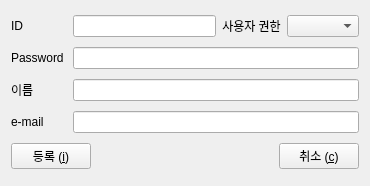
<?xml version="1.0" encoding="UTF-8"?>
<ui version="4.0">
 <class>Form</class>
 <widget class="QWidget" name="Form">
  <property name="geometry">
   <rect>
    <x>0</x>
    <y>0</y>
    <width>370</width>
    <height>186</height>
   </rect>
  </property>
  <property name="windowTitle">
   <string>사용자 등록</string>
  </property>
  <layout class="QGridLayout" name="gridLayout">
   <item row="0" column="0">
    <layout class="QHBoxLayout" name="horizontalLayout_7">
     <item>
      <layout class="QHBoxLayout" name="horizontalLayout_2">
       <item>
        <widget class="QLabel" name="lbl_id">
         <property name="text">
          <string>ID             </string>
         </property>
        </widget>
       </item>
       <item>
        <widget class="QLineEdit" name="le_id"/>
       </item>
      </layout>
     </item>
     <item>
      <layout class="QHBoxLayout" name="horizontalLayout_6">
       <item>
        <widget class="QLabel" name="lbl_combobox">
         <property name="text">
          <string>사용자 권한</string>
         </property>
         <property name="alignment">
          <set>Qt::AlignCenter</set>
         </property>
        </widget>
       </item>
       <item>
        <widget class="QComboBox" name="com_grant"/>
       </item>
      </layout>
     </item>
    </layout>
   </item>
   <item row="1" column="0">
    <layout class="QHBoxLayout" name="horizontalLayout_3">
     <item>
      <widget class="QLabel" name="lbl_pass">
       <property name="text">
        <string>Password </string>
       </property>
      </widget>
     </item>
     <item>
      <widget class="QLineEdit" name="le_pass"/>
     </item>
    </layout>
   </item>
   <item row="2" column="0">
    <layout class="QHBoxLayout" name="horizontalLayout">
     <item>
      <widget class="QLabel" name="lbl_name">
       <property name="text">
        <string>이름          </string>
       </property>
      </widget>
     </item>
     <item>
      <widget class="QLineEdit" name="le_name"/>
     </item>
    </layout>
   </item>
   <item row="3" column="0">
    <layout class="QHBoxLayout" name="horizontalLayout_5">
     <item>
      <widget class="QLabel" name="lbl_email">
       <property name="text">
        <string>e-mail       </string>
       </property>
      </widget>
     </item>
     <item>
      <widget class="QLineEdit" name="le_email"/>
     </item>
    </layout>
   </item>
   <item row="4" column="0">
    <layout class="QHBoxLayout" name="horizontalLayout_4">
     <item>
      <widget class="QPushButton" name="btn_ok">
       <property name="text">
        <string>등록 (&amp;i)</string>
       </property>
      </widget>
     </item>
     <item>
      <spacer name="horizontalSpacer_2">
       <property name="orientation">
        <enum>Qt::Horizontal</enum>
       </property>
       <property name="sizeHint" stdset="0">
        <size>
         <width>40</width>
         <height>20</height>
        </size>
       </property>
      </spacer>
     </item>
     <item>
      <widget class="QPushButton" name="btn_can">
       <property name="text">
        <string>취소 (&amp;c)</string>
       </property>
      </widget>
     </item>
    </layout>
   </item>
  </layout>
 </widget>
 <resources/>
 <connections/>
</ui>
